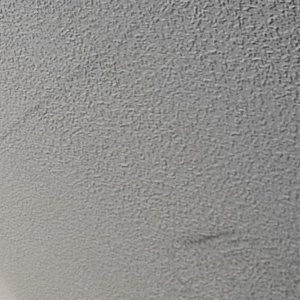
#> input picture test/bkg.png, 300 x 300 px
$ jupyter execute isolate_hand_from_background.ipynb
#> lines starting #> are read from the running program, lines starting #| are printed output that depends on the picture; after the words box and inside, x2 and y2 are one past the last pixel; in counts of white or black regions, pixels touching at a corner belong together
## Isolate hand from background
This is a test on one image of a hand gesture and the same ROI with just the background to try to isolate as best as possible the hand.

Background could be very noisi so I'm hoping this will help the CNN to come up with a decision.

[cell 1]
import cv2
import numpy as np
import matplotlib.pyplot as plt

def load_image(path: str) -> np.ndarray:
#> called with path = 'test/bkg.png'
    image = cv2.imread(path)
#> image is the input picture: shape (300, 300, 3); mean B, G, R 141.5, 143.4, 144.2
    image = cv2.cvtColor(image, cv2.COLOR_BGR2RGB)
    return image

def display_image(image: np.ndarray) -> None:
    plt.imshow(image, cmap='gray')
    plt.axis('off')
    plt.show()

bkg_img = load_image('test/bkg.png')
rock_img = load_image('test/rock.png')
#> call 2 of load_image, with path = 'test/rock.png'
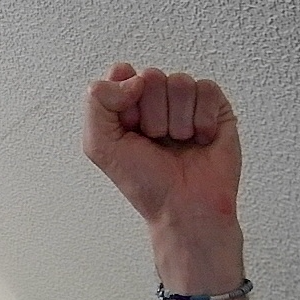
#> input picture test/rock.png, 300 x 300 px
#> in load_image, image is the input picture: shape (300, 300, 3); mean B, G, R 121.2, 124.2, 134.5
display_image(bkg_img)
display_image(rock_img)

[cell 2]
roi = rock_img[50:250, 50:250]
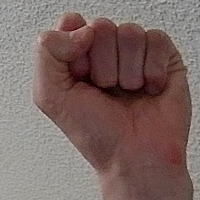
#> roi: shape (200, 200, 3); mean R, G, B 123, 102.5, 98.7
roi_bkg = bkg_img[50:250, 50:250]
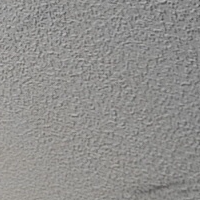
#> roi_bkg: shape (200, 200, 3); mean R, G, B 144.3, 143.5, 141.5
display_image(roi)

[cell 3]
# create threshold mask to isolate foreground
diff = cv2.absdiff(roi, roi_bkg)
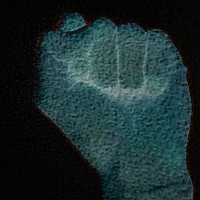
#> diff: shape (200, 200, 3); mean R, G, B 26.9, 45.3, 46.4
mask = cv2.cvtColor(diff, cv2.COLOR_BGR2GRAY)
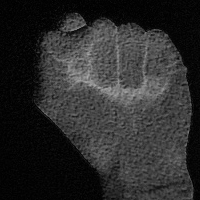
#> mask: shape (200, 200); min 0, max 171, mean 43.6
_, mask = cv2.threshold(mask, 20, 255, cv2.THRESH_BINARY)  # play with different threshold values
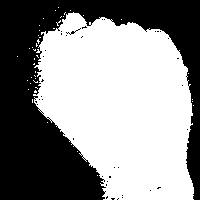
#> mask: shape (200, 200); 55.7% white; 38 black regions (36 under 20 px), largest, box (x1, y1, x2, y2) and area: (0, 0, 200, 200) 17648, (66, 28, 81, 35) 20
mask = cv2.cvtColor(mask, cv2.COLOR_GRAY2BGR)
display_image(mask)

[cell 4]
# apply the mask to the rock image
new_bkg = np.ones_like(roi) * 200  # create a uniformed background
# paste the rock on the background
rock_img[50:250, 50:250] = np.where(mask==255, roi, new_bkg)
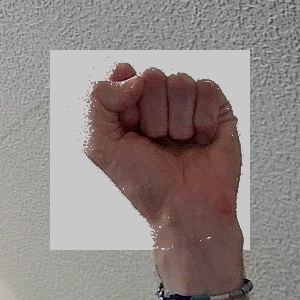
#> rock_img: shape (300, 300, 3); mean R, G, B 143.9, 134.1, 131.8
display_image(rock_img)
